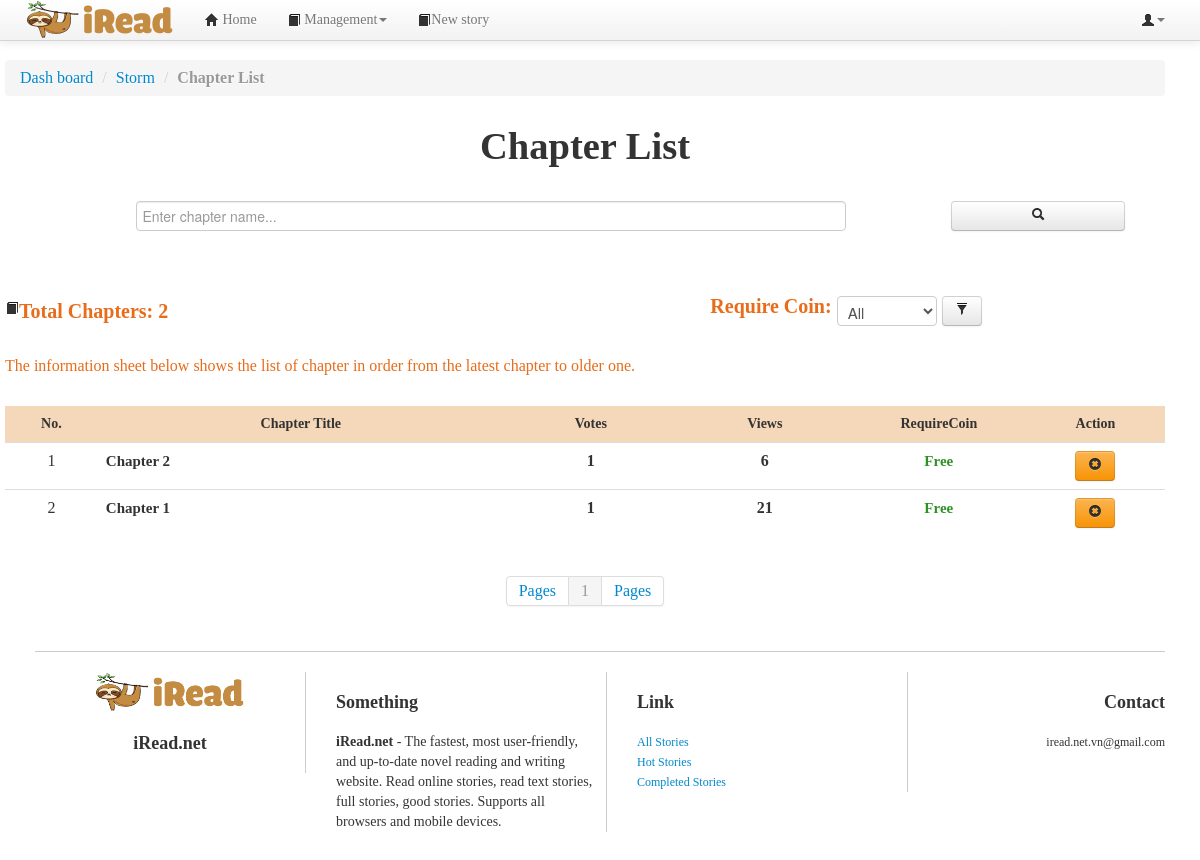
The page /admin/chapterlist.php?storyID=4 (signed in) on the database its author committed.
### tables this page shows
CREATE TABLE `story` (
  `storyID` int(10) NOT NULL,
  `storyName` varchar(200) NOT NULL,
  `memberID` int(20) DEFAULT NULL,
  `description` mediumtext DEFAULT NULL,
  `image` varchar(500) DEFAULT NULL,
  `viewNumber` int(11) NOT NULL DEFAULT 0,
  `voteNumber` int(11) NOT NULL DEFAULT 0,
  `status` varchar(20) NOT NULL DEFAULT 'On going'
);

CREATE TABLE `chapter` (
  `chapterID` bigint(20) NOT NULL,
  `chapterName` varchar(255) NOT NULL,
  `storyID` int(10) NOT NULL,
  `content` longtext NOT NULL,
  `requireCoin` tinyint(1) NOT NULL DEFAULT 0,
  `view` bigint(20) NOT NULL DEFAULT 0
);

### db.php (called while the page is built, shortened)
<?php
	$hostname='localhost';
	$username='root';
	$password='';
	$dbname='final_project';
	$port=3306;
	function query($sql)
	{
		global $hostname;
		global $username;
		global $password;
		global $dbname;
		global $port;
		$conn = new mysqli($hostname, $username, $password, $dbname, $port);
		$result = $conn->query($sql);
		$rows = mysqli_fetch_all($result);
		return $rows;
	}
	function decryptString($string)
	{
		$string = str_replace('!1$#5', '"', $string);
		$string = str_replace("^-&~5", "'", $string);
		return($string);
	}
?>

### admin/chapterlist.php (the view, shortened to what this page needs)
<!DOCTYPE html>
<html lang="vi">
<head>
<link href="../css/bootstrap.min.css" rel="stylesheet">
<link href="../css/bootstrap-responsive.css" rel="stylesheet">
<link href="../css/yamm.css" rel="stylesheet">
<link href="../css/style.css" rel="stylesheet">
<link href="../css/chosen.css" rel="stylesheet">
</head>
<?php
  require_once("../db.php");
    if(!isset($_SESSION['username'])){
?>
      <script >
      alert ("You must login to access this page!");
      window.location.replace("../login.php");
    </script>
<?php
  }else{
    if(isset($_GET['storyID'])){
  		$storyID = $_GET['storyID'];
  		$sql1 = "SELECT * FROM story WHERE storyID ='".$storyID."'";
		$row1 = query($sql1);
		$storyName = decryptString($row1[0][1]);
		$sql = "SELECT * FROM chapter WHERE storyID ='".$storyID."'";
		$result = execsql($sql);
		if($result != null)
		{
			$row = query($sql);
			$total = count($row);
		    if($_SESSION['require_coin'] == "all"){
			  	$sql = "SELECT * FROM chapter WHERE storyID ='".$storyID."'";
				$row = query($sql);
				$total = count($row);
			}else{
			 	$sql = "SELECT * FROM chapter WHERE storyID ='".$storyID."' AND requireCoin = '".$_SESSION['require_coin']."'";
			    $row = query($sql);
			    $total= count($row);
			}
		}
	}
  }
?>
<body>
<div class="container">
<div class="container-fluid">
	<?php
	require_once("../headers/admin_header.php");
?>
	<div class="row col-md-12 wrapper">
			<ul class="breadcrumb">
				<li>
					<div itemscope>
						<a href="admin.php" itemprop="url"><span itemprop="title">Dash board</span></a>
						<span class="divider">/</span>
					</div>
				</li>
				<li>
					<div itemscope>
						<a href="storylist.php" itemprop="url"><span itemprop="title"><?=$storyName?></span></a>
						<span class="divider">/</span>
					</div>
				</li>
				<li class="active"><strong>Chapter List</strong></li>
			</ul>
	</div>
	<div class="row wrapper ">
		<h1 style="text-align: center;margin-top: 10px;">Chapter List</h1>
		<div style =" width: 100%; text-align: center;" >
			<form action="./chapterlist.php?storyID=<?=$storyID?>" method="POST">
			<?php
				if(!isset($_POST['search']) || $_POST['search'] == ""){
			?>
				<input type="text" name="search" class=" " placeholder="Enter chapter name..." style =" width: 60%; margin-top: 25px;margin-left: 25px;">
			<?php
			}else{
			?>
				<input type="text" name="search" class=" " placeholder="Enter chapter name..." value="<?=$search?>" style =" width: 60%; margin-top: 25px;margin-left: 25px;">
			<?php
			}
			?>
				<button class="btn" type="submit" name="search_chapter" style="float: right; margin-top: 25px; margin-right: 40px; width: 15%"><i class="icon-search"></i></button>
			</form>
		</div>
		<ul class="nav" style="margin-top: 40px; margin-bottom: 40px">
			<li class="disable" style="float:left;width: 35%; color: #E86C19;">
			<?php
				if($_SERVER['REQUEST_METHOD'] == 'POST' && isset($_POST['search']) && $_POST['search'] != ""){
			?>
					<h2><i class="icon-book icon-large"></i>Search Results: <?=$total_search?></h2>
			<?php
				}else{
			?>
				<h3 style="color: #E86C19; font-size: 20px; font-weight: bold;"><i class="icon-book icon-large"></i>Total Chapters: <?=$total?></h3>
			<?php
				}
			?>
			</li>
			<li class="disable" style="float:right;width: 55%; color: #E86C19; text-align: center; font-size: 20px; font-weight: bold">
				<form method="POST" action="chapterlist.php?storyID=<?=$storyID?>">
				<?php
					if($_SESSION['require_coin'] == "all"){
				?>
						Require Coin:	<select name="is_coin" id="is_coin" style="width: 100px;font-size: 15px; margin-top: 15px;" >
		  						<option value="all" style="font-size: 15px;" selected="selected">All</option>
							</select>
							<button type="submit" class="btn" style="margin-top: 5px;"><i class="icon-filter icon-large"></i></button>
					<?php
						}
					?>
				</form>
			</li>
		</ul>
		<ul class="nav" style="font-size: 13px; width: 100%; float:left; color: #E86C19;"> <p style="font-size: 16px; width: 100%;"> The information sheet below shows the list of chapter in order from the latest chapter to older one.</p></ul>
		<div class="table-responsive" style="margin-top: 120px; width:100%; " >
			<table class="table" style="width: 100%; text-align: center;">
				<thead>
					<tr>
						<th style="text-align: center; font-size: 14px; width: 8%; background-color: #F5D7B9">No.</th>
						<th style="text-align: center; font-size: 14px; width: 35%; background-color: #F5D7B9">Chapter Title</th>
						<th style="text-align: center; font-size: 14px; width: 15%;background-color: #F5D7B9">Votes</th>
						<th style="text-align: center; font-size: 14px; width: 15%;background-color: #F5D7B9">Views</th>
						<th style="text-align: center; font-size: 14px; width: 15%;background-color: #F5D7B9">RequireCoin</th>
						<th style="text-align: center; font-size: 14px; width: 12%;background-color: #F5D7B9">Action</th>
					</tr>
				</thead>
				<tbody>
				<?php
					$allrow = count($row);
					$pagesize = 10;
					$allpage = 1;
					if($allrow % $pagesize == 0){
						$allpage = $allrow / $pagesize;
					}else{
						$allpage = (int)($allrow / $pagesize) + 1;
					}
					$beginrow = 1;
					$currentpage = 1;
					if((!isset($_GET['currentpage'])) || ($_GET['currentpage'] == '1'))
					{
						$beginrow = 0;
						$currentpage = 1;
					}else{
					$beginrow = ($_GET['currentpage'] - 1) * $pagesize;
					$currentpage = $_GET['currentpage'];
					}
					if($_SESSION['require_coin'] == "all"){
						$sql2= "SELECT * FROM chapter WHERE storyID='".$storyID."' ORDER BY chapterID DESC LIMIT {$beginrow} , {$pagesize}";
					}else{
						$sql2= "SELECT * FROM chapter WHERE storyID='".$storyID."' AND requireCoin ='".$_SESSION['require_coin'] ."' ORDER BY storyID DESC LIMIT {$beginrow} , {$pagesize}";
					}
					$row2=query($sql2);
					for($i=0; $i < count($row2); $i++)
					{
						$chapterID = $row2[$i][0];
						$chapterName = $row2[$i][1];
						$viewNumber = $row2[$i][5];
						$is_coin = $row2[$i][4];
						$sql3 = "SELECT * FROM vote WHERE chapterID='" .$chapterID . "'";
						if(execsql($sql3)){
							$voteNumber = count(query($sql3));
						}else{
							$voteNumber = 0;
						}
				?>
					<tr>
						<td style=" width: 8%; text-align: center;"><?=$i+1+($currentpage-1)*10?></td>
						<td class="nav-list name_list" style="width: 35%">
							<div class="media truyen-item">
								<a href="../readstory.php?storyID=<?=$storyID?>&chapterID=<?=$chapterID?>">
								<h2 class="media-heading" style="font-size: 15px;line-height:20px;margin: 0;padding: 0;font-weight: bold;color:#333333; text-align: left;"><?=decryptString($chapterName)?></h2>
								</a>
							</div>
						</td>
						<td style="width: 15%; text-align: center;">
							<span itemprop="votes"><b> <?=$voteNumber?></b>
							</span>
						</td>
						<td style="width: 15%; text-align: center;">
							<span itemprop="rating"><b> <?=$viewNumber?></b>
							</span>
						</td>
						<td style="width: 15%; text-align: center;">
							<?php
								if($is_coin == "0"){
									echo("<span style='font-size: 15px;line-height:20px;margin: 0;padding: 0;font-weight: bold;color:#2D9123;'>Free</span>");
								}else{
									echo("<span style='font-size: 15px;line-height:20px;margin: 0;padding: 0;font-weight: bold;color:#D40C0C;'>Required</span>");
								}
							?>
						</td>
						<td style="width: 12%; text-align: center; ">
									<button type="button" name="btn_delete" id="btn_delete<?=$chapterID?>" class="btn btn-warning" data-toggle="modal" data-target="#delete_confirm<?=$chapterID?>"><i class="icon-remove-sign"></i>
									</button>
								</td>
							</tr>
				<?php
					}
				?>
					</tbody>
				</table>
			</div>
			<div class="paging">
				<div class="pagination pagination-centered">
					<ul>
						<li class="disable"><a href="">Pages</a></li>
							<?php
							for($i = 1; $i <= $allpage; $i++)
							{
								if($currentpage == $i){
								?>
									<li class="active"><a href=""><?=$i?></a></li>
								<?php
								}else{
							?>
									<li class="disable"><a href="chapterlist.php?currentpage=<?=$i?>"><?php echo $i ." "; ?></a></li>
							<?php
								}
							}
							?>
						<li class="disable"><a href="">Pages</a></li>
					</ul>
				</div>
			</div>
			</div>
			<?php
			require_once("../footers/footer.php");
		?>
		</div>
</body>
</html>

### css/style.css (style rules this page uses)
body { position:relative;background:white;font-family:Verdana,"Times New Roman",sans-serif; font-size: 14px; }
.list_index li a,.name_list a { color:#000000; }
#noidungtruyen h1,h2 { font-size:18px; }
.wrapper { font-size:16px; }
.table-responsive { display: block; width: 100%; overflow-x: auto; -webkit-overflow-scrolling: touch; -ms-overflow-style: -ms-autohiding-scrollbar; }

### admin/chapterlist.php (style rules this page uses)
body { padding-top:60px;padding-bottom:40px;height:auto; }

### rows shown on the page
story: storyName "Storm"
chapter: currentpage "1", chapterName "Chapter 2", voteNumber "1", view "6", requireCoin "Free"
chapter: currentpage "2", chapterName "Chapter 1", voteNumber "1", view "21", requireCoin "Free"

### other values the page prints
$total "2"
